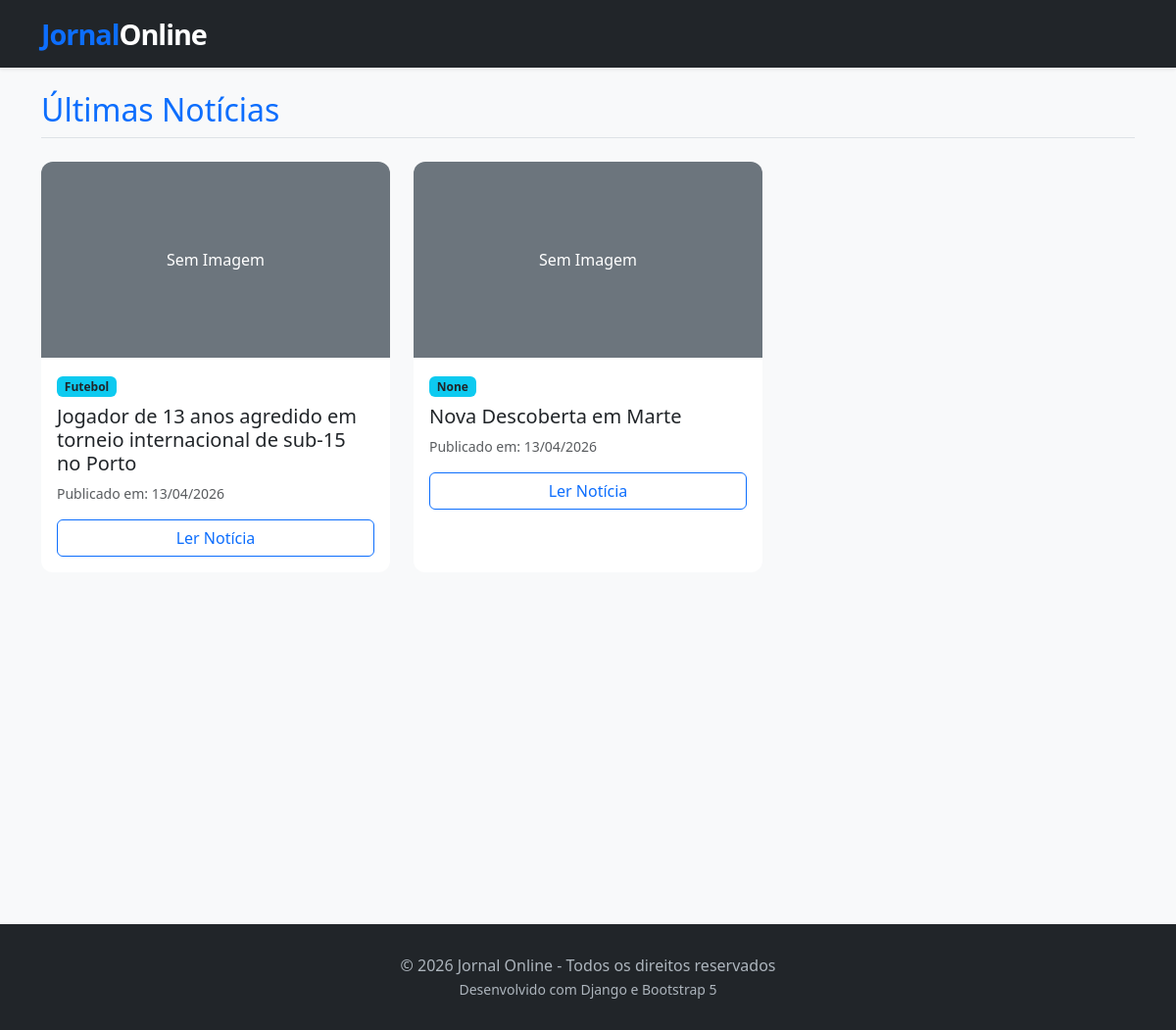
The app's page /, older data.
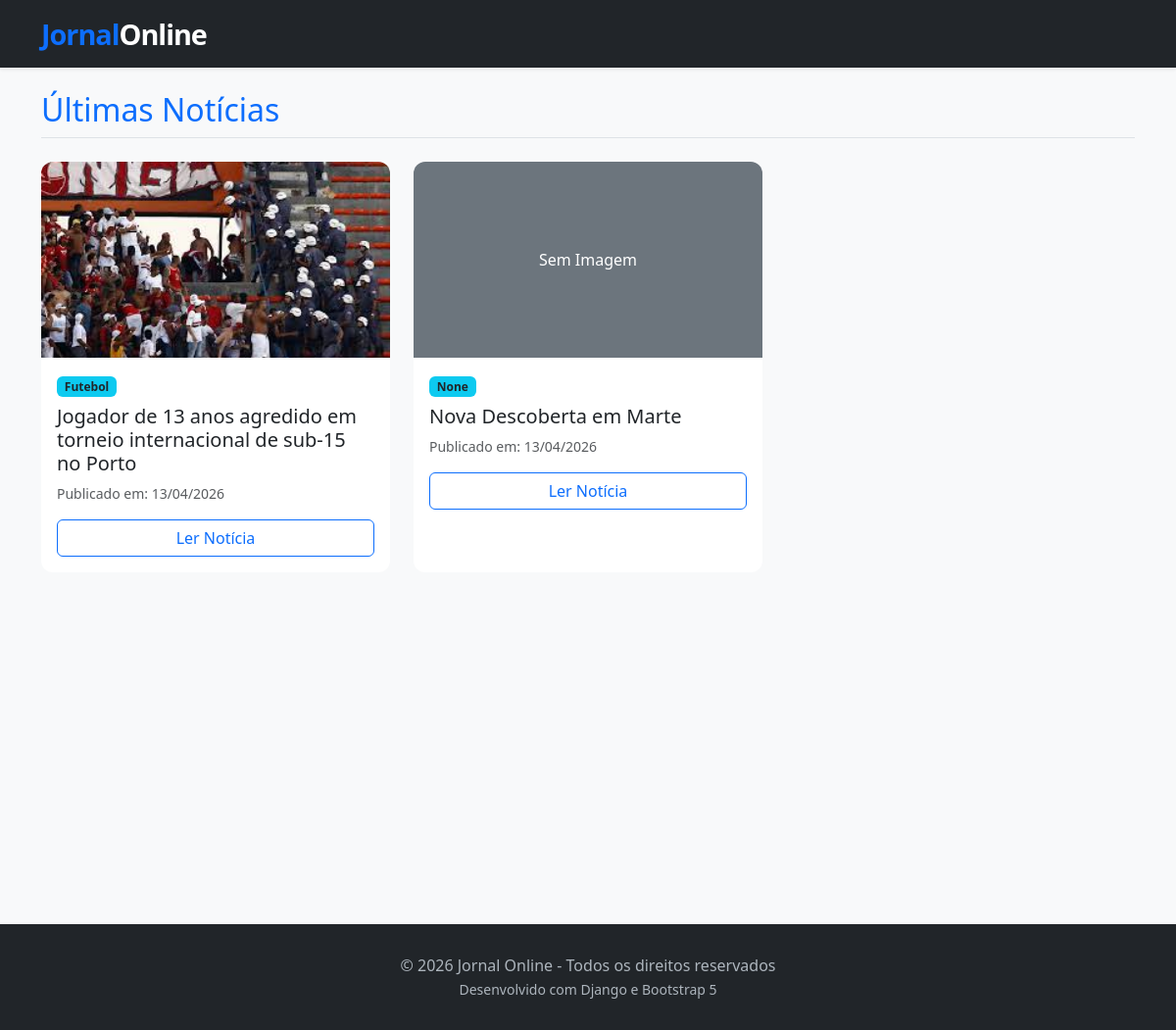
The same page, newer data.
### jornal/models.py (models this page shows, shortened)
class Artigo(models.Model):
    titulo = models.CharField(max_length=200)
    categoria = models.ForeignKey(Categoria, on_delete=models.SET_NULL, null=True, blank=True)
    corpo = models.TextField()
    data_publicacao = models.DateTimeField(auto_now_add=True)
    visualizacoes = models.PositiveIntegerField(default=0)
    imagem = models.ImageField(upload_to='noticias/', null=True, blank=True)

class Categoria(models.Model):
    nome = models.CharField(max_length=100)
    def __str__(self):
        return self.nome

### jornal/views.py (the view)
# urls.py: path('', views.lista_artigos, name='lista_artigos'),
def lista_artigos(request):
    artigos = Artigo.objects.all().order_by('-data_publicacao')
    return render(request, 'jornal/lista_artigos.html', {'artigos': artigos})

### jornal/templates/jornal/lista_artigos.html
{% extends 'jornal/base.html' %}
{% block content %}
    <h2 class="mb-4 text-primary border-bottom pb-2">Últimas Notícias</h2>
    <div class="row">
        {% for artigo in artigos %}
            <div class="col-md-4 mb-4">
                <div class="card h-100">
                    {% if artigo.imagem %}
                        <img src="{{ artigo.imagem.url }}" class="card-img-top" alt="{{ artigo.titulo }}" style="height: 200px; object-fit: cover;">
                    {% else %}
                        <div class="bg-secondary text-white d-flex align-items-center justify-content-center" style="height: 200px;">
                            <span>Sem Imagem</span>
                        </div>
                    {% endif %}
                    <div class="card-body">
                        <span class="badge bg-info text-dark mb-2">{{ artigo.categoria }}</span>
                        <h5 class="card-title">{{ artigo.titulo }}</h5>
                        <p class="card-text text-muted small">
                            Publicado em: {{ artigo.data_publicacao|date:"d/m/Y" }}
                        </p>
                        <a href="{% url 'detalhe_artigo' artigo.id %}" class="btn btn-outline-primary w-100">Ler Notícia</a>
                    </div>
                </div>
            </div>
        {% empty %}
            <div class="col-12 text-center py-5">
                <h3>Ainda não há notícias publicadas.</h3>
            </div>
        {% endfor %}
    </div>
{% endblock %}

### jornal/templates/jornal/base.html (shortened to what this page needs)
<!DOCTYPE html>
<html lang="pt-pt">
<head>
    <link href="https://cdn.jsdelivr.net/npm/bootstrap@5.3.0/dist/css/bootstrap.min.css" rel="stylesheet">
</head>
<body>
    <nav class="navbar navbar-expand-lg navbar-dark bg-dark shadow-sm mb-4">
        <div class="container">
            <a class="navbar-brand text-white" href="{% url 'lista_artigos' %}">
                <span class="text-primary">Jornal</span>Online
            </a>
        </div>
    </nav>
    <div class="container min-vh-100">
        {% block content %}{% endblock %}
    </div>
    <footer class="footer text-center">
        <div class="container">
            <p class="mb-0">&copy; 2026 Jornal Online - Todos os direitos reservados</p>
            <small>Desenvolvido com Django e Bootstrap 5</small>
        </div>
    </footer>
</body>
</html>

### jornal/templates/jornal/base.html (style rules this page uses)
body { background-color: #f8f9fa; font-family: 'Segoe UI', Tahoma, Geneva, Verdana, sans-serif; }
.navbar-brand { font-weight: bold; font-size: 1.8rem; letter-spacing: -1px; }
.card { transition: transform 0.2s, box-shadow 0.2s; border: none; border-radius: 12px; overflow: hidden; }
.footer { background: #212529; color: #adb5bd; padding: 30px 0; margin-top: 50px; }

Row changes from the older to the newer data that the page shows:
changed Artigo "Jogador de 13 anos agredido em torneio internacional de sub-15 no Porto": imagem: picture added; no longer shows "Sem Imagem"
